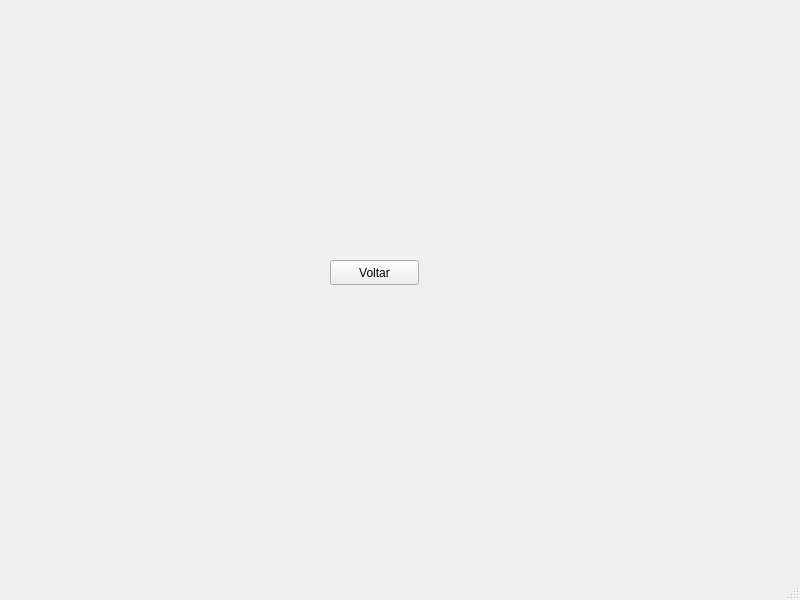
<?xml version="1.0" encoding="UTF-8"?>
<ui version="4.0">
 <class>edittransacao</class>
 <widget class="QMainWindow" name="edittransacao">
  <property name="geometry">
   <rect>
    <x>0</x>
    <y>0</y>
    <width>800</width>
    <height>600</height>
   </rect>
  </property>
  <property name="windowTitle">
   <string>MainWindow</string>
  </property>
  <widget class="QWidget" name="centralwidget">
   <widget class="QPushButton" name="voltar">
    <property name="geometry">
     <rect>
      <x>330</x>
      <y>260</y>
      <width>89</width>
      <height>25</height>
     </rect>
    </property>
    <property name="text">
     <string>Voltar</string>
    </property>
   </widget>
  </widget>
  <widget class="QMenuBar" name="menubar">
   <property name="geometry">
    <rect>
     <x>0</x>
     <y>0</y>
     <width>800</width>
     <height>22</height>
    </rect>
   </property>
  </widget>
  <widget class="QStatusBar" name="statusbar"/>
 </widget>
 <resources/>
 <connections/>
</ui>
